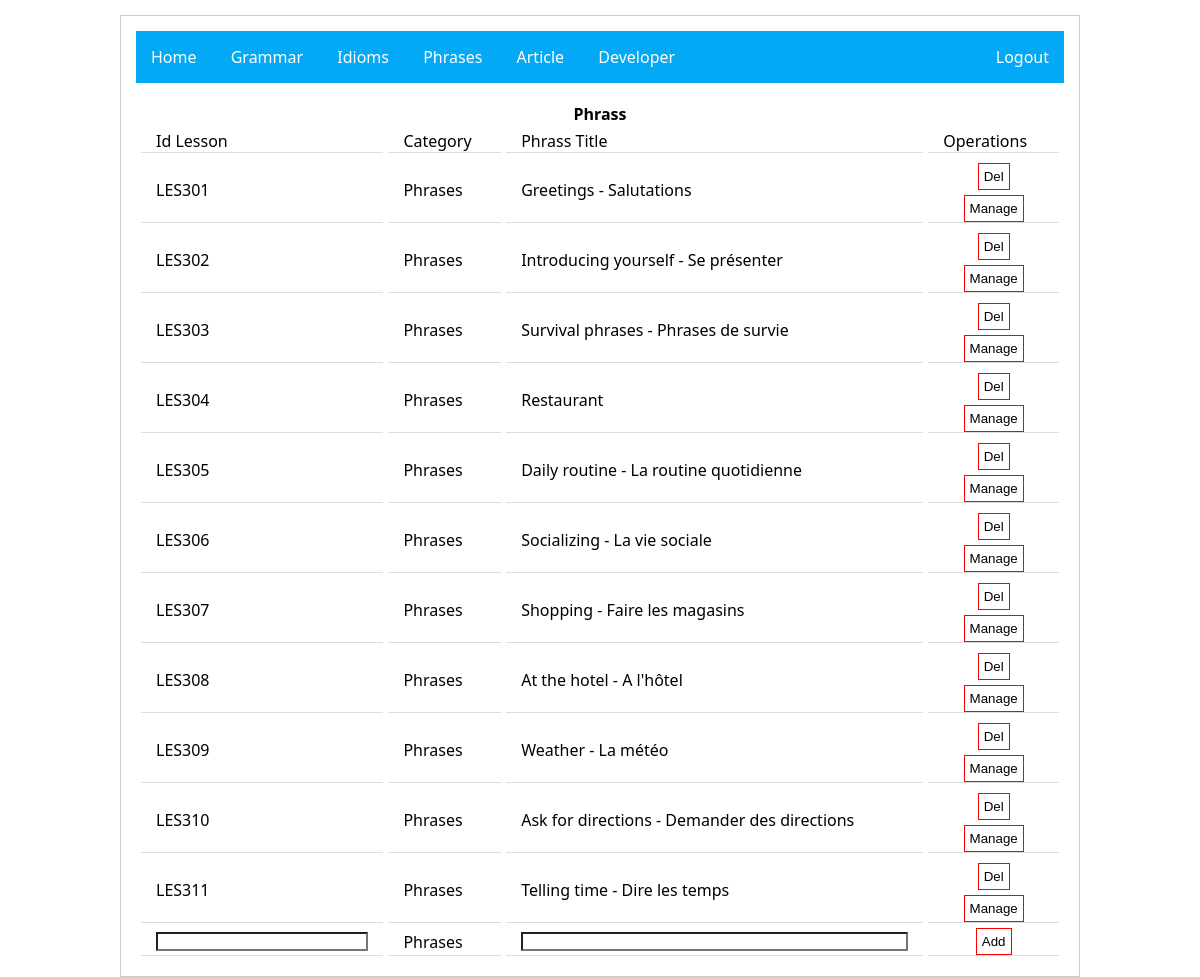
The page /admin/edit/phrases.php (signed in) on the database its author committed.
### tables this page shows
CREATE TABLE IF NOT EXISTS `fr_lesson_cat` (
  `id_Lesson` varchar(50) NOT NULL,
  `lesson_title` varchar(100) NOT NULL,
  `id_cat` varchar(50) NOT NULL,
  PRIMARY KEY (`id_Lesson`),
  KEY `id_cat` (`id_cat`)
);

CREATE TABLE IF NOT EXISTS `fr_category` (
  `id_cat` varchar(50) NOT NULL,
  `cat_name` varchar(50) NOT NULL,
  `cat_desc` varchar(400) NOT NULL,
  `pic` varchar(200) NOT NULL,
  PRIMARY KEY (`id_cat`)
);

### admin/edit/phrases.php (the view, shortened to what this page needs)
<?php
if(isset($_SESSION["user_name"])) {
?>
<html>
<head>
<?php include ('../header.php'); ?>
</head>
<body id="admin" class="admin">
<div id="contentCont">
 <div id="content">
 <?php include ('../menu12345.php'); ?>
    <table align="center" cellpadding="7" cellspacing="5">
    <tr>
    	<th colspan="5">Phrass</th>
    </tr>
	    <td>Id Lesson</td>
	    <td>Category</td>
	    <td>Phrass Title</td>
	    <td>Operations</td>
 <?php
 $query = mysql_query("SELECT * FROM fr_lesson_cat INNER JOIN fr_category ON fr_lesson_cat.id_cat = fr_category.id_cat where fr_category.id_cat='CAT003'");
 $query2 = mysql_query("SELECT * FROM fr_lesson_cat INNER JOIN fr_category ON fr_lesson_cat.id_cat = fr_category.id_cat where fr_category.id_cat='CAT003'");
 $row2 = mysql_fetch_assoc($query2);
 while($row=mysql_fetch_assoc($query))
 {
  ?>
        <tr>
	        <td><?php echo $row['id_Lesson']; ?></td>
	        <td><?php echo $row['cat_name']; ?></td>
	        <td><?php echo $row['lesson_title']; ?></td>
	  		<td align="center">
	  			<form name="DelPhrases" method="POST" action="sqls.php">
	  				<button name="DelPhrasesCat" onclick="return confirm('Are you sure you want to delete <?php echo $row['lesson_title']; ?> ?')">Del</button>
	  			</form><button onclick="location.href='phrasesPost.php?idLesson=<?php echo $row['id_Lesson']; ?>'">Manage</button>
	  		</td>
        </tr>
        <?php
 }
 ?>
 			<form name="AddNewPhrases" method="POST" action="sqls.php">
 		<tr>
	    	<td><input type="text" name="idLesson"></input></td>
	        <td><input type="hidden" name="idCat" value="<?php echo $row2['id_cat']; ?>"></input><?php echo $row2['cat_name']; ?></td>
	        <td><input type="text" name="Lesson_title"></input></td>
	  		<td align="center"><button name="AddNewPhrases">Add</button></td>
	    </tr>
	  		</form>
    </table>
    </div>
</div>
</body>
</html>
<?php
}
else {
	header("Location: ../index.php");
	die();
}
?>

### css/style.css (style rules this page uses)
* { -webkit-tap-highlight-color: rgba(0, 0, 0, 0); }
body { font-family: 'Noto Sans', sans-serif; left: 0; overflow: hidden; }
html, body { height: 100%; }
#admin form { display: inherit; }
#admin button { padding: 5px; background: none; border: 1px solid #f00; }
#admin { overflow: visible; }
#admin table { width: 100%; }
#admin table td { padding: 0px 15px; }
#admin table td input { width: 100%; }
#admin #contentCont { padding: 15px; border: 1px solid #ccc; margin: 15px auto; width: 80%; }
* { margin: 0; padding: 0; box-sizing: border-box; -webkit-appearance: none; transition: .3s all; -moz-user-select: none; -khtml-user-select: none; -webkit-user-select: none; user-select: none; }
#content td { border-bottom: 1px solid #ddd; }

### rows shown on the page
fr_lesson_cat: id_Lesson "LES301", id_cat.cat_name "Phrases", lesson_title "Greetings - Salutations"
fr_lesson_cat: id_Lesson "LES302", id_cat.cat_name "Phrases", lesson_title "Introducing yourself - Se présenter"
fr_lesson_cat: id_Lesson "LES303", id_cat.cat_name "Phrases", lesson_title "Survival phrases - Phrases de survie"
fr_lesson_cat: id_Lesson "LES304", id_cat.cat_name "Phrases", lesson_title "Restaurant"
fr_lesson_cat: id_Lesson "LES305", id_cat.cat_name "Phrases", lesson_title "Daily routine - La routine quotidienne"
fr_lesson_cat: id_Lesson "LES306", id_cat.cat_name "Phrases", lesson_title "Socializing - La vie sociale"
fr_lesson_cat: id_Lesson "LES307", id_cat.cat_name "Phrases", lesson_title "Shopping - Faire les magasins"
fr_lesson_cat: id_Lesson "LES308", id_cat.cat_name "Phrases", lesson_title "At the hotel - A l'hôtel"
fr_lesson_cat: id_Lesson "LES309", id_cat.cat_name "Phrases", lesson_title "Weather - La météo"
fr_lesson_cat: id_Lesson "LES310", id_cat.cat_name "Phrases", lesson_title "Ask for directions - Demander des directions"
fr_lesson_cat: id_Lesson "LES311", id_cat.cat_name "Phrases", lesson_title "Telling time - Dire les temps"
fr_category: cat_name "Phrases"
